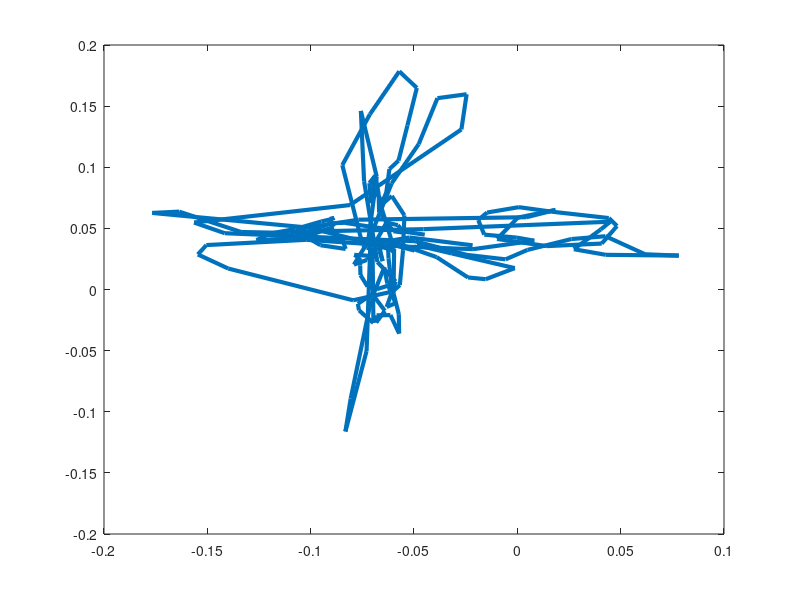

Reproduce this figure in MATLAB. (Note: this script raises an error after producing the figure.)
% Read in the data
data = csvread('solo_data.csv', 1, 0);
n = size(data, 1);

xnoise = normrnd(0, 0.0000005, n, 1);
ynoise = normrnd(0, 0.0000005, n, 1);

p = plot(data(:, 3) , data(:, 4), 'LineWidth', 3);


cd = [uint8(autumn(n)*255) uint8(ones(n,1))].';

drawnow
set(p.Edge, 'ColorBinding','interpolated', 'ColorData',cd);

